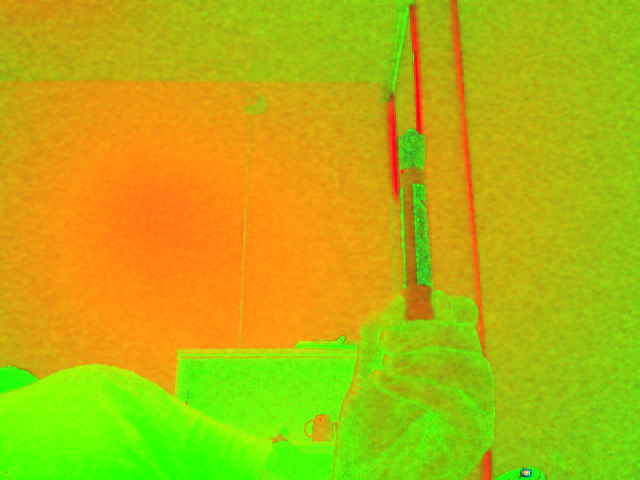
#> input picture src/test/hsv.png, 640 x 480 px
$ python -i vision.py   (imports and definitions only)   (older library calls are emulated)
#> lines starting #> are read from the running program, lines starting #| are printed output that depends on the picture; after the words box and inside, x2 and y2 are one past the last pixel; in counts of white or black regions, pixels touching at a corner belong together
#> further down, picture is the input picture: shape (480, 640, 3); mean B, G, R 14.8, 181.6, 180.5
import numpy as np
import cv2
from time import sleep
import cubestate

#create lower and upper thresh for green in image
lower_green = np.array([40, 0, 0])
upper_green = np.array([120, 255, 255])

lower_red_low = np.array([0, 50, 50])
upper_red_low = np.array([10, 255, 255])
lower_red_high = np.array([170, 50, 50])
upper_red_high = np.array([180, 255, 255])

pointer_angles = np.zeros(10) #keep track of ten most recent angles of pointer object
pointer_angle_index = 0 #current place in above arr
current_pointer_angle = -90

# [16 lines left out: function bounding_box_for_largest_cnt, not called in this run]


def apply_thresholds(frame):
    """Applies HSV masks to frame and returns a tuple (green_mask, red_mask). Expects frame to be in BGR colorspace"""

    hsv = cv2.cvtColor(frame, cv2.COLOR_BGR2HSV)
#> hsv: shape (480, 640, 3); mean H, S, V 30.5, 237.3, 217.8
    green_mask = cv2.inRange(hsv, lower_green, upper_green)
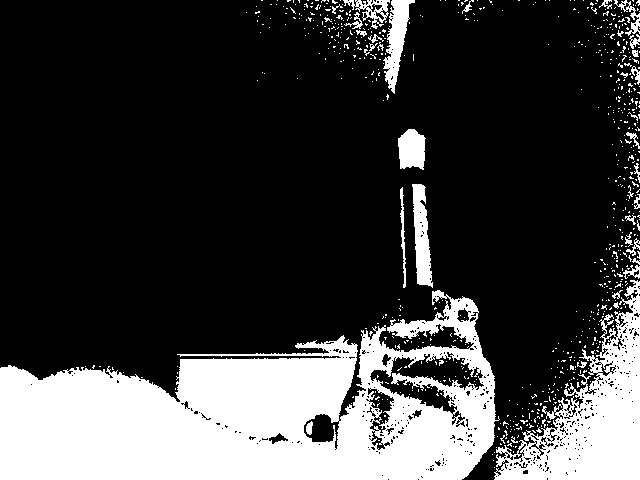
#> green_mask: shape (480, 640); 24.5% white; 717 white regions (681 under 20 px), largest, box (x1, y1, x2, y2) and area: (0, 290, 500, 480) 55204, (494, 280, 640, 480) 12040, (412, 184, 433, 288) 1335
    red_mask_low = cv2.inRange(hsv, lower_red_low, upper_red_low)
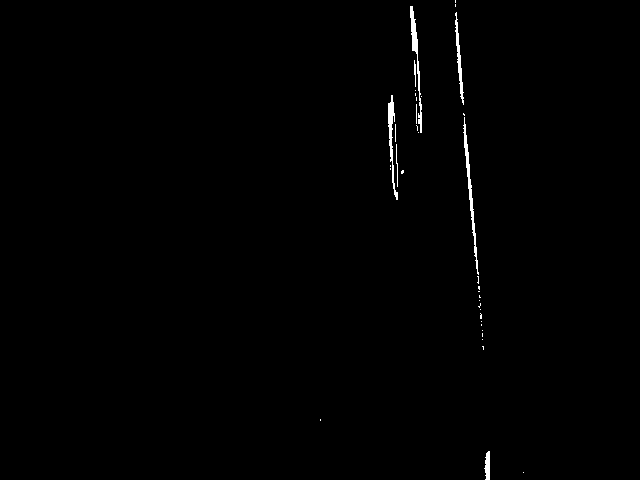
#> red_mask_low: shape (480, 640); 0.57% white; 37 white regions (29 under 20 px), largest, box (x1, y1, x2, y2) and area: (463, 117, 479, 275) 423, (410, 6, 422, 133) 390, (388, 95, 398, 200) 339
    red_mask_high = cv2.inRange(hsv, lower_red_high, upper_red_high)
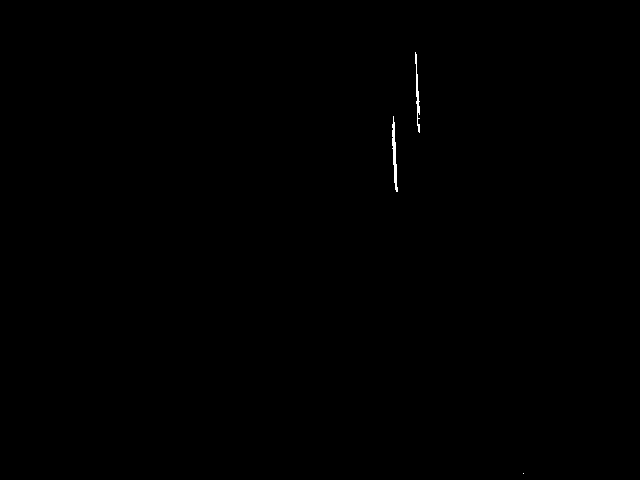
#> red_mask_high: shape (480, 640); 0.12% white; 3 white regions (1 under 20 px), largest, box (x1, y1, x2, y2) and area: (392, 116, 398, 192) 211, (415, 52, 420, 133) 161
    red_mask = cv2.bitwise_or(red_mask_low, red_mask_high)
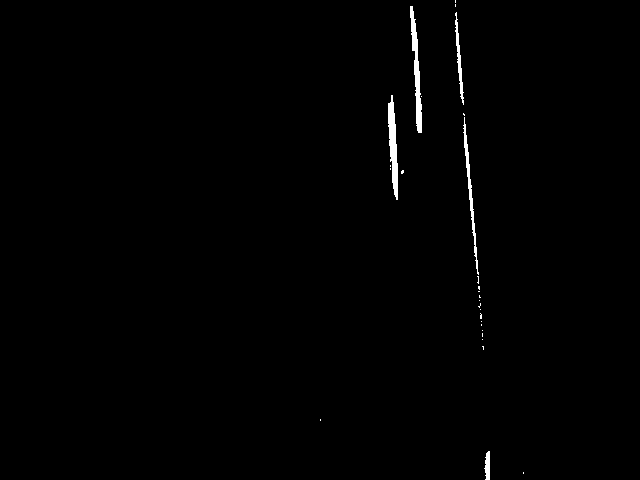
#> red_mask: shape (480, 640); 0.69% white; 28 white regions (23 under 20 px), largest, box (x1, y1, x2, y2) and area: (410, 6, 422, 133) 624, (388, 95, 398, 200) 612, (463, 117, 479, 275) 423, (455, 12, 464, 105) 260, (484, 451, 490, 480) 129

    return (green_mask, red_mask)

# [82 lines left out: functions get_boxes, draw_boxes, get_z, smooth_angle, z, run, not called in this run]

# [3 lines not run here, left out]

>>> import cv2
>>> picture = cv2.imread('../test/hsv.png')
>>> result = apply_thresholds(picture)
